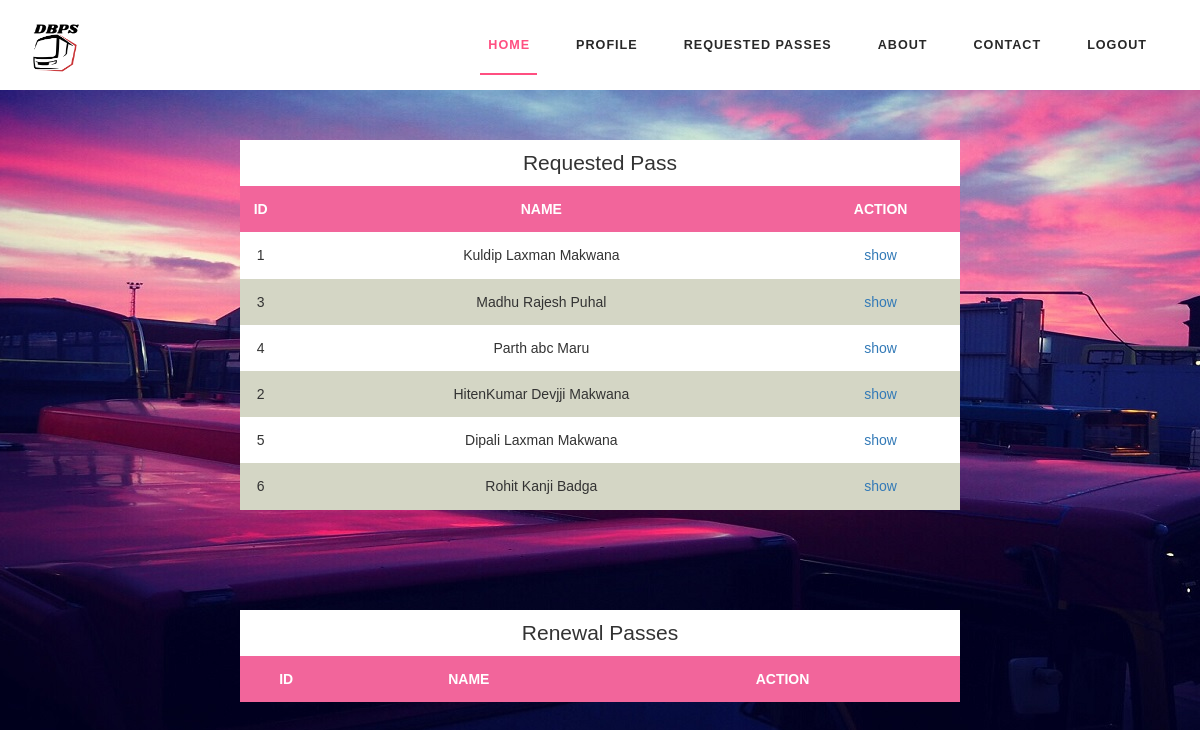
The page /show.php on the database its author committed.
### tables this page shows
CREATE TABLE `registration` (
  `Reg_id` int(10) NOT NULL,
  `F_name` varchar(10) NOT NULL,
  `M_name` varchar(10) NOT NULL,
  `S_name` varchar(10) NOT NULL,
  `Email_id` text NOT NULL,
  `Contact_no` text NOT NULL,
  `Password` text NOT NULL
);

### show.php (the view, shortened to what this page needs)
<?php
	include('conn.php');
	$q1="select * from new_pass";
	$sel=mysqli_query($con,$q1);
?>
<!DOCTYPE html>
<html>
<head>
	<link href="css/bootstrap.css" rel="stylesheet" type="text/css" media="all" />
	<link href="css/style.css" rel="stylesheet" type="text/css" media="all" />
	<link rel="stylesheet" type="text/css" href="css/show.css">
</head>
<body>
	<div class="header" id="home">
		<div class="content white agile-info">
			<nav class="navbar navbar-default" role="navigation">
				<div class="container">
					<div class="navbar-header">
						<a class="navbar-brand" href="home_verifier.html">
                            <img src="images1/logo.png" width="50px" height="50px" >
						</a>
					</div>
					<div class="collapse navbar-collapse" id="bs-example-navbar-collapse-1">
						<nav class="link-effect-2" id="link-effect-2">
							<ul class="nav navbar-nav navbar-right">
								<li class="active"><a href="home_verifier.html" class="effect-3">Home</a></li>
								<li><a href="verifier_profile.php" class="effect-3">Profile</a></li>
								<li><a href="show.php" class="effect-3">Requested Passes</a></li>
								<li><a href="about_verifier.html" class="effect-3">About</a></li>
								<li><a href="contact_verifier.php" class="effect-3">Contact</a></li>
                                <li><a href="home.html" class="effect-3">Logout</a></li>
							</ul>
						</nav>
					</div>
				</div>
			</nav>
		</div>
	</div>
<center>
	<article>
		<table align="center">
			<tr>
				<td colspan="7" class="h">Requested Pass</td>
			</tr>
			<tr>
				<th>ID</th>
				<th>NAME</th>
				<th>ACTION</th>
			</tr>
		<?php
		while($fetch=mysqli_fetch_array($sel))
		{
            $reg_id=$fetch['Reg_id'];
            $s=mysqli_query($con,"select * from verified_stu where Reg_id=$reg_id");
            $s1=mysqli_query($con,"select * from not_verified_stu where Reg_id=$reg_id");
            if(mysqli_num_rows($s)==0 && mysqli_num_rows($s1)==0)
            {
			$sel1=mysqli_query($con,"select * from registration where Reg_id=$reg_id");
			while($f=mysqli_fetch_array($sel1))
			{
				$id=$f['Reg_id'];
				$name=$f['F_name']." ".$f['M_name']." ".$f['S_name'];
				?>
				<tr>
					<td>
						<?php echo $id."<br>";?>
				</td>
				<td>
					<?php echo $name."<br>";?>
				</td>
				<td><a href="show1.php?id=<?php echo $fetch['Reg_id']?>">show</a></td>
				</tr><?php
			}
            }
		}
		?>
		</table>
	</article>
	<article>
		<table align="center">
			<tr>
				<td colspan="7" class="h">Renewal Passes</td>
			</tr>
			<tr>
				<th>ID</th>
				<th>NAME</th>
				<th>ACTION</th>
			</tr>
		</table>
	</article>
    	</center>
</body>
</html>

### css/style.css (style rules this page uses)
body { margin: 0; padding: 0; background: #fff; font-family: 'Open Sans', sans-serif; }
ul { margin: 0; padding: 0; }
p, ul, ol { font-size: 14px; letter-spacing: 1px; }
input[type="submit"], a, .nbs-flexisel-nav-left, .nbs-flexisel-nav-right { transition: .5s ease-in; -webkit-transition: .5s ease-in; -moz-transition: .5s ease-in; -o-transition: .5s ease-in; -ms-transition: .5s ease-in; }
.content { margin: 0; padding: 0px; }
.content.white { background: #fff; padding: 1em 0; }
.navbar { position: relative; min-height: 50px; margin-bottom: 0!important; border: 1px solid transparent; }
.navbar-default { background-color: #fff; border-color: #fff; }
.navbar-brand { float: left; padding: 8px 15px; margin-bottom: 10px; }
.navbar-default .navbar-nav>li>a { color: #282828; font-size: 0.9em; letter-spacing: 1px; font-weight: 600; text-transform: uppercase; padding: 20px 8px; }
.navbar-nav>li>a { padding-top: 18px; padding-bottom: 15px; }
.navbar-default .navbar-nav>.active>a:before { background: #ff4f81; transform: translateX(0); -webkit-transform: translateX(0); -moz-transform: translateX(0); -o-transform: translateX(0); -ms-transform: translateX(0); }
.effect-3 { overflow: hidden; }
.effect-3:before { left: -1px; bottom: 0; width: 100%; height: 2px; background:#ff4f81; content: ''; position: absolute; transition: transform .5s ease; transform: translateX(-100%); -webkit-transform: translateX(-100%); -moz-transform: translateX(-100%); -o-transform: translateX(-100%); -ms-transform: translateX(-100%); }
.navbar-default .navbar-nav>.active>a, .navbar-default .navbar-nav>.active>a:hover, .navbar-default .navbar-nav>.active>a:focus { color: #ff4f81; background: none; }
.navbar-nav>li { margin: 0 15px; }

### css/show.css (style rules this page uses)
body { background: url(../images1/bb.jpg)no-repeat center; background-attachment: fixed; background-size: cover; line-height: 3.3em; font-family: sans-serif; }
.h { height: 30px; font-size: 1.5em; }
table { margin-top: 50px; margin-bottom: 50px; background-color: #99b3ff; text-align: center; border: 0px solid black ; opacity: 0.5em; width: 60%; }
th { text-align: center; background-color: #f2659b; font-size: 1em; color: white; }
tr:nth-child(even) { font-size: 1em; background: #d4d6c5; }
tr:nth-child(odd) { font-size: 1em; background: white; }
article { overflow-x: auto; overflow-wrap: all; overflow-y: auto; text-overflow: all; }

### rows shown on the page
registration: Reg_id "1", name "Kuldip Laxman Makwana"
registration: Reg_id "3", name "Madhu Rajesh Puhal"
registration: Reg_id "4", name "Parth abc Maru"
registration: Reg_id "2", name "HitenKumar Devjji Makwana"
registration: Reg_id "5", name "Dipali Laxman Makwana"
registration: Reg_id "6", name "Rohit Kanji Badga"
